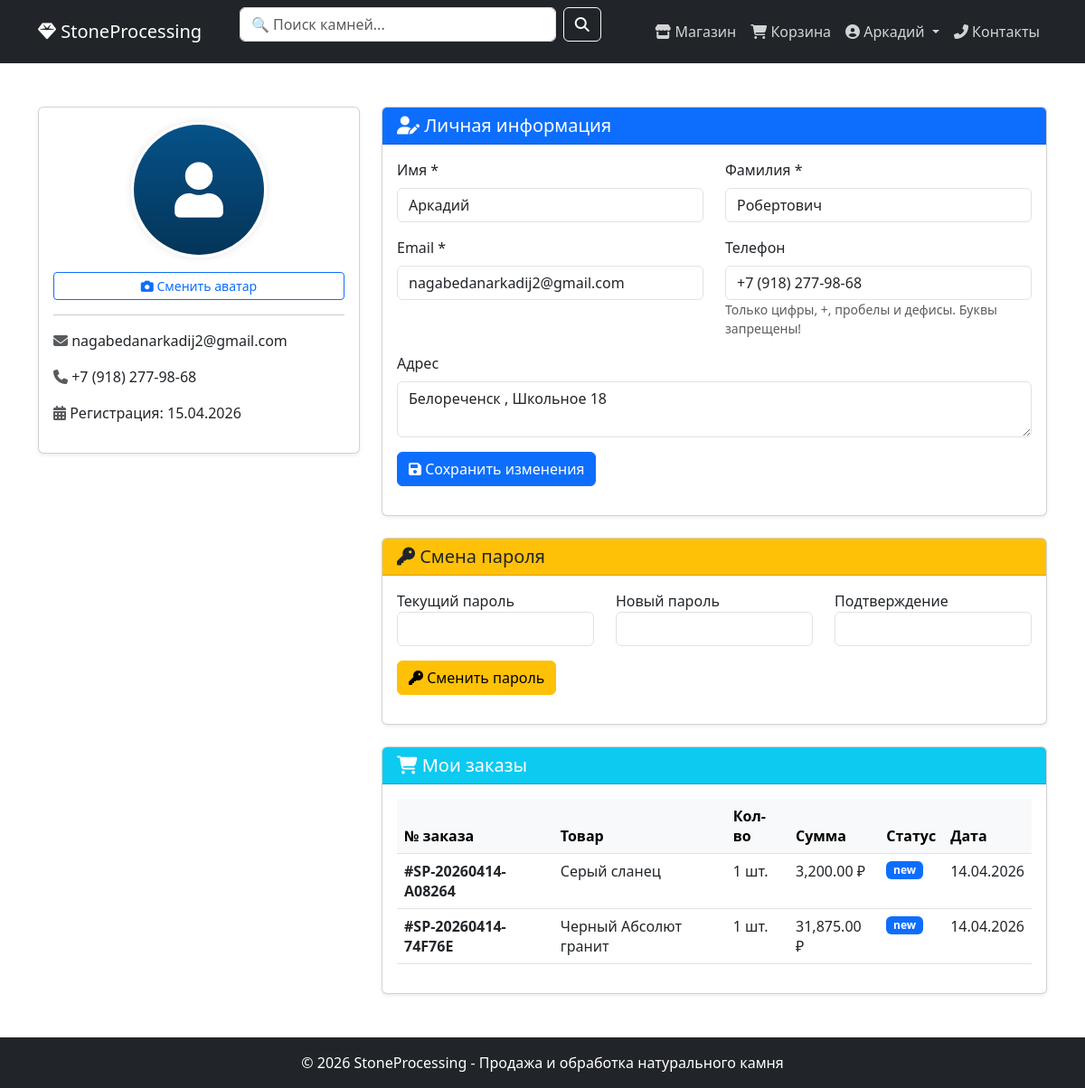
The app's page /profile.php (signed in) with its own data.
### tables this page shows
CREATE TABLE `user_profiles` (
  `id` int(11) NOT NULL,
  `user_id` int(11) NOT NULL,
  `first_name` varchar(50) DEFAULT NULL,
  `last_name` varchar(50) DEFAULT NULL,
  `middle_name` varchar(50) DEFAULT NULL,
  `email` varchar(100) DEFAULT NULL,
  `phone` varchar(20) DEFAULT NULL,
  `address` text DEFAULT NULL,
  `birth_date` date DEFAULT NULL,
  `avatar` varchar(255) DEFAULT 'default_avatar.png'
);

CREATE TABLE `orders` (
  `id` int(11) NOT NULL,
  `order_number` varchar(20) NOT NULL,
  `user_id` int(11) NOT NULL,
  `stone_id` int(11) NOT NULL,
  `stone_name` varchar(200) DEFAULT NULL,
  `stone_price` decimal(12,2) DEFAULT NULL,
  `quantity` int(11) NOT NULL,
  `selected_services` longtext DEFAULT NULL CHECK (json_valid(`selected_services`)),
  `stone_total` decimal(12,2) DEFAULT NULL,
  `services_total` decimal(12,2) DEFAULT 0.00,
  `total_price` decimal(12,2) DEFAULT NULL,
  `delivery_address` text DEFAULT NULL,
  `delivery_notes` text DEFAULT NULL,
  `status` enum('new','processing','paid','shipped','completed','cancelled') DEFAULT 'new',
  `customer_name` varchar(150) DEFAULT NULL,
  `customer_email` varchar(100) DEFAULT NULL,
  `customer_phone` varchar(20) DEFAULT NULL,
  `created_at` timestamp NOT NULL DEFAULT current_timestamp(),
  `updated_at` timestamp NOT NULL DEFAULT current_timestamp() ON UPDATE current_timestamp()
);

CREATE TABLE `stones` (
  `id` int(11) NOT NULL,
  `name` varchar(200) NOT NULL,
  `stone_category_id` int(11) NOT NULL,
  `length_cm` decimal(10,2) DEFAULT 0.00,
  `width_cm` decimal(10,2) DEFAULT 0.00,
  `height_cm` decimal(10,2) DEFAULT 0.00,
  `weight_kg` decimal(10,2) DEFAULT 0.00,
  `volume_m3` decimal(10,4) DEFAULT 0.0000,
  `color` varchar(50) DEFAULT NULL,
  `origin` varchar(100) DEFAULT NULL,
  `texture` varchar(100) DEFAULT NULL,
  `price_per_sqm` decimal(12,2) DEFAULT 0.00,
  `price_per_unit` decimal(12,2) DEFAULT 0.00,
  `price_per_kg` decimal(12,2) DEFAULT 0.00,
  `main_image` varchar(255) DEFAULT 'default_stone.png',
  `gallery_images` text DEFAULT NULL,
  `short_description` text DEFAULT NULL,
  `full_description` longtext DEFAULT NULL,
  `specifications` longtext DEFAULT NULL CHECK (json_valid(`specifications`)),
  `quantity` int(11) DEFAULT 0,
  `min_order_quantity` int(11) DEFAULT 1,
  `is_active` tinyint(1) DEFAULT 1,
  `created_at` timestamp NOT NULL DEFAULT current_timestamp(),
  `updated_at` timestamp NOT NULL DEFAULT current_timestamp() ON UPDATE current_timestamp()
);

### config/db.php (called while the page is built, shortened)
<?php
function isLoggedIn() {
    return isset($_SESSION['user_id']);
}
function getUserProfile($pdo, $user_id) {
    $stmt = $pdo->prepare("SELECT * FROM user_profiles WHERE user_id = ?");
    $stmt->execute([$user_id]);
    $profile = $stmt->fetch();
    return $profile;
}
?>

### profile.php (the view, shortened to what this page needs)
<?php
require_once 'config/db.php';
include 'includes/menu.php';
$user_id = $_SESSION['user_id'];
$profile = getUserProfile($pdo, $user_id);
$orders = $pdo->prepare("
    SELECT o.*, s.name as stone_name
    FROM orders o
    JOIN stones s ON o.stone_id = s.id
    WHERE o.user_id = ?
    ORDER BY o.created_at DESC
");
$orders->execute([$user_id]);
$orders = $orders->fetchAll();
$avatar_path = !empty($profile['avatar']) && file_exists("uploads/avatars/" . $profile['avatar'])
    ? "uploads/avatars/" . $profile['avatar']
    : "uploads/avatars/default_avatar.png";
?>
<!DOCTYPE html>
<html lang="ru">
<head>
    <link href="https://cdn.jsdelivr.net/npm/bootstrap@5.3.0/dist/css/bootstrap.min.css" rel="stylesheet">
    <link rel="stylesheet" href="https://cdnjs.cloudflare.com/ajax/libs/font-awesome/6.4.0/css/all.min.css">
</head>
<body>
    <div class="container my-5">
        <div class="row">
            <div class="col-md-4 mb-4">
                <div class="card shadow-sm">
                    <div class="card-body text-center">
                        <img src="<?= $avatar_path ?>" id="avatar-img" class="avatar-preview mb-3" alt="Avatar" onclick="document.getElementById('avatarInput').click()" title="Нажмите для смены аватара">
                        <form id="avatarForm" enctype="multipart/form-data">
                            <button type="button" class="btn btn-sm btn-outline-primary w-100" onclick="document.getElementById('avatarInput').click()"><i class="fas fa-camera"></i> Сменить аватар</button>
                        </form>
                        <hr>
                        <div class="text-start">
                            <p><i class="fas fa-envelope text-muted"></i> <?= htmlspecialchars($profile['email'] ?: 'Не указан') ?></p>
                            <p><i class="fas fa-phone text-muted"></i> <?= htmlspecialchars($profile['phone'] ?: 'Не указан') ?></p>
                            <p><i class="fas fa-calendar-alt text-muted"></i> Регистрация: <?= date('d.m.Y', strtotime($_SESSION['reg_date'] ?? 'now')) ?></p>
                        </div>
                    </div>
                </div>
            </div>
            <div class="col-md-8">
                <div class="card shadow-sm mb-4">
                    <div class="card-header bg-primary text-white"><h5 class="mb-0"><i class="fas fa-user-edit"></i> Личная информация</h5></div>
                    <div class="card-body">
                        <form method="POST" id="profileForm">
                            <div class="row">
                                <div class="col-md-6 mb-3">
                                    <label class="form-label">Имя *</label>
                                    <input type="text" name="first_name" class="form-control" value="<?= htmlspecialchars($profile['first_name']) ?>" required>
                                </div>
                                <div class="col-md-6 mb-3">
                                    <label class="form-label">Фамилия *</label>
                                    <input type="text" name="last_name" class="form-control" value="<?= htmlspecialchars($profile['last_name']) ?>" required>
                                </div>
                                <div class="col-md-6 mb-3">
                                    <label class="form-label">Email *</label>
                                    <input type="email" name="email" id="email" class="form-control" value="<?= htmlspecialchars($profile['email']) ?>" required>
                                </div>
                                <div class="col-md-6 mb-3">
                                    <label class="form-label">Телефон</label>
                                    <input type="tel" name="phone" id="phone" class="form-control" value="<?= htmlspecialchars($profile['phone']) ?>" placeholder="+7 (999) 123-45-67">
                                    <small class="text-muted">Только цифры, +, пробелы и дефисы. Буквы запрещены!</small>
                                </div>
                                <div class="col-12 mb-3">
                                    <label class="form-label">Адрес</label>
                                    <textarea name="address" class="form-control" rows="2"><?= htmlspecialchars($profile['address']) ?></textarea>
                                </div>
                            </div>
                            <button type="submit" name="update_profile" class="btn btn-primary"><i class="fas fa-save"></i> Сохранить изменения</button>
                        </form>
                    </div>
                </div>
                <div class="card shadow-sm mb-4">
                    <div class="card-header bg-warning"><h5 class="mb-0"><i class="fas fa-key"></i> Смена пароля</h5></div>
                    <div class="card-body">
                        <form method="POST">
                            <div class="row">
                                <div class="col-md-4 mb-3"><label>Текущий пароль</label><input type="password" name="old_password" class="form-control" required></div>
                                <div class="col-md-4 mb-3"><label>Новый пароль</label><input type="password" name="new_password" class="form-control" required></div>
                                <div class="col-md-4 mb-3"><label>Подтверждение</label><input type="password" name="confirm_password" class="form-control" required></div>
                            </div>
                            <button type="submit" name="change_password" class="btn btn-warning"><i class="fas fa-key"></i> Сменить пароль</button>
                        </form>
                    </div>
                </div>
                <div class="card shadow-sm">
                    <div class="card-header bg-info text-white"><h5 class="mb-0"><i class="fas fa-shopping-cart"></i> Мои заказы</h5></div>
                    <div class="card-body">
                        <?php if(empty($orders)): ?>
                            <div class="alert alert-info text-center mb-0">У вас пока нет заказов. <a href="store/index.php">Перейти в магазин</a></div>
                        <?php else: ?>
                            <div class="table-responsive">
                                <table class="table table-hover">
                                    <thead class="table-light"><tr><th>№ заказа</th><th>Товар</th><th>Кол-во</th><th>Сумма</th><th>Статус</th><th>Дата</th></tr></thead>
                                    <tbody>
                                        <?php foreach($orders as $order): ?>
                                        <tr>
                                            <td><strong>#<?= $order['order_number'] ?></strong></td>
                                            <td><?= htmlspecialchars($order['stone_name']) ?></td>
                                            <td><?= $order['quantity'] ?> шт.</td>
                                            <td><?= number_format($order['total_price'], 2) ?> ₽</td>
                                            <td><span class="badge bg-<?= $order['status'] == 'new' ? 'primary' : ($order['status'] == 'processing' ? 'warning' : ($order['status'] == 'completed' ? 'success' : 'danger')) ?>"><?= $order['status'] ?></span></td>
                                            <td><?= date('d.m.Y', strtotime($order['created_at'])) ?></td>
                                        </tr>
                                        <?php endforeach; ?>
                                    </tbody>
                                </table>
                            </div>
                        <?php endif; ?>
                    </div>
                </div>
            </div>
        </div>
    </div>
    <?php include 'includes/footer.php'; ?>
</body>
</html>

### includes/menu.php (shortened to what this page needs)
<?php
$profile_name = '';
if (isLoggedIn()) {
    $profile = getUserProfile($pdo, $_SESSION['user_id']);
    $profile_name = $profile['first_name'] ?: $_SESSION['username'];
    $stmt = $pdo->prepare("SELECT COUNT(*) FROM messages WHERE (user_id = ? OR email = ?) AND status = 'replied' AND is_read_by_user = 0");
    $stmt->execute([$_SESSION['user_id'], $profile['email']]);
}
?>
<nav class="navbar navbar-expand-lg navbar-dark bg-dark">
    <div class="container">
        <a class="navbar-brand" href="store/index.php">
            <i class="fas fa-gem"></i> StoneProcessing
        </a>
        <div class="collapse navbar-collapse" id="navbarNav">
            <form class="d-flex mx-auto" method="GET" action="store/index.php" style="max-width: 400px; width: 100%;">
                <input class="form-control me-2" type="search" name="search"
                       placeholder="🔍 Поиск камней..."
                       value="<?= htmlspecialchars($_GET['search'] ?? '') ?>">
                <button class="btn btn-outline-light" type="submit">
                    <i class="fas fa-search"></i>
                </button>
            </form>
            <ul class="navbar-nav ms-auto">
                <li class="nav-item">
                    <a class="nav-link" href="store/index.php">
                        <i class="fas fa-store"></i> Магазин
                    </a>
                </li>
                <li class="nav-item">
                    <a class="nav-link" href="store/cart.php">
                        <i class="fas fa-shopping-cart"></i> Корзина
                    </a>
                </li>
                <?php if(isLoggedIn()): ?>
                <li class="nav-item dropdown">
                    <a class="nav-link dropdown-toggle" href="#" role="button" data-bs-toggle="dropdown">
                        <i class="fas fa-user-circle"></i> <?= htmlspecialchars($profile_name) ?>
                    </a>
                </li>
                <?php endif; ?>
                <li class="nav-item">
                    <a class="nav-link" href="contact.php">
                        <i class="fas fa-phone-alt"></i> Контакты
                    </a>
                </li>
            </ul>
        </div>
    </div>
</nav>

### profile.php (style rules this page uses)
.avatar-preview { width: 150px; height: 150px; object-fit: cover; border-radius: 50%; border: 3px solid #fff; box-shadow: 0 0 10px rgba(0,0,0,0.1); cursor: pointer; }
.navbar-dark .navbar-nav .nav-link { color: rgba(255,255,255,0.8); }

### includes/footer.php (style rules this page uses)
html, body { height: 100%; margin: 0; padding: 0; }
body { display: flex; flex-direction: column; min-height: 100vh; }

### records on screen
user_profiles: first_name "Аркадий", avatar (picture), email "nagabedanarkadij2@gmail.com", phone "+7 (918) 277-98-68", last_name "Робертович", address "Белореченск , Школьное 18"
orders: order_number "SP-20260414-A08264", stone.name "Серый сланец", quantity "1", total_price "3,200.00", status "new", created_at "14.04.2026"
orders: order_number "SP-20260414-74F76E", stone.name "Черный Абсолют гранит", quantity "1", total_price "31,875.00", status "new", created_at "14.04.2026"

### other values on screen
date('d.m.Y', strtotime($_SESSION['reg_date'] ?? 'now')) "15.04.2026"
